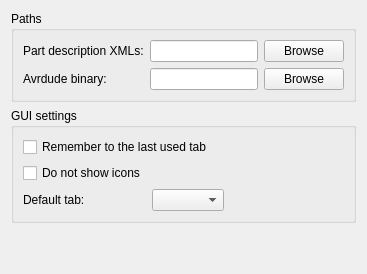
      <widget class="QWidget" name="tabSettings">
       <attribute name="title">
        <string>Settings</string>
       </attribute>
       <layout class="QGridLayout" name="gridLayout_5">
        <item row="2" column="0" colspan="2">
         <widget class="QGroupBox" name="groupBoxPaths">
          <property name="title">
           <string>Paths</string>
          </property>
          <layout class="QGridLayout" name="gridLayout_9">
           <item row="0" column="0">
            <widget class="QLabel" name="partDescriptionXMLsLabel">
             <property name="text">
              <string>Part description XMLs:</string>
             </property>
            </widget>
           </item>
           <item row="0" column="1">
            <widget class="QLineEdit" name="lineEditXmlsPath"/>
           </item>
           <item row="1" column="0">
            <widget class="QLabel" name="avrdudeLabel">
             <property name="text">
              <string>Avrdude binary:</string>
             </property>
            </widget>
           </item>
           <item row="1" column="1">
            <widget class="QLineEdit" name="lineEditAvrDudePath"/>
           </item>
           <item row="0" column="2">
            <widget class="QPushButton" name="pushButtonBrowseXmls">
             <property name="text">
              <string>Browse</string>
             </property>
            </widget>
           </item>
           <item row="1" column="2">
            <widget class="QPushButton" name="pushButtonAvrDude">
             <property name="text">
              <string>Browse</string>
             </property>
            </widget>
           </item>
          </layout>
         </widget>
        </item>
        <item row="3" column="0" colspan="2">
         <widget class="QGroupBox" name="groupBox_7">
          <property name="title">
           <string>GUI settings</string>
          </property>
          <layout class="QGridLayout" name="gridLayout_10">
           <item row="0" column="0" colspan="2">
            <widget class="QCheckBox" name="checkBoxLastTabRemember">
             <property name="text">
              <string>Remember to the last used tab</string>
             </property>
            </widget>
           </item>
           <item row="2" column="1">
            <widget class="QComboBox" name="comboBoxDefaultTab"/>
           </item>
           <item row="2" column="0">
            <widget class="QLabel" name="labelDefaultTab">
             <property name="text">
              <string>Default tab:</string>
             </property>
            </widget>
           </item>
           <item row="2" column="2">
            <spacer name="horizontalSpacer">
             <property name="orientation">
              <enum>Qt::Horizontal</enum>
             </property>
             <property name="sizeHint" stdset="0">
              <size>
               <width>40</width>
               <height>20</height>
              </size>
             </property>
            </spacer>
           </item>
           <item row="1" column="0">
            <widget class="QCheckBox" name="checkBoxNoIcons">
             <property name="text">
              <string>Do not show icons</string>
             </property>
            </widget>
           </item>
          </layout>
         </widget>
        </item>
        <item row="4" column="0">
         <spacer name="verticalSpacer_2">
          <property name="orientation">
           <enum>Qt::Vertical</enum>
          </property>
          <property name="sizeHint" stdset="0">
           <size>
            <width>20</width>
            <height>40</height>
           </size>
          </property>
         </spacer>
        </item>
       </layout>
      </widget>
